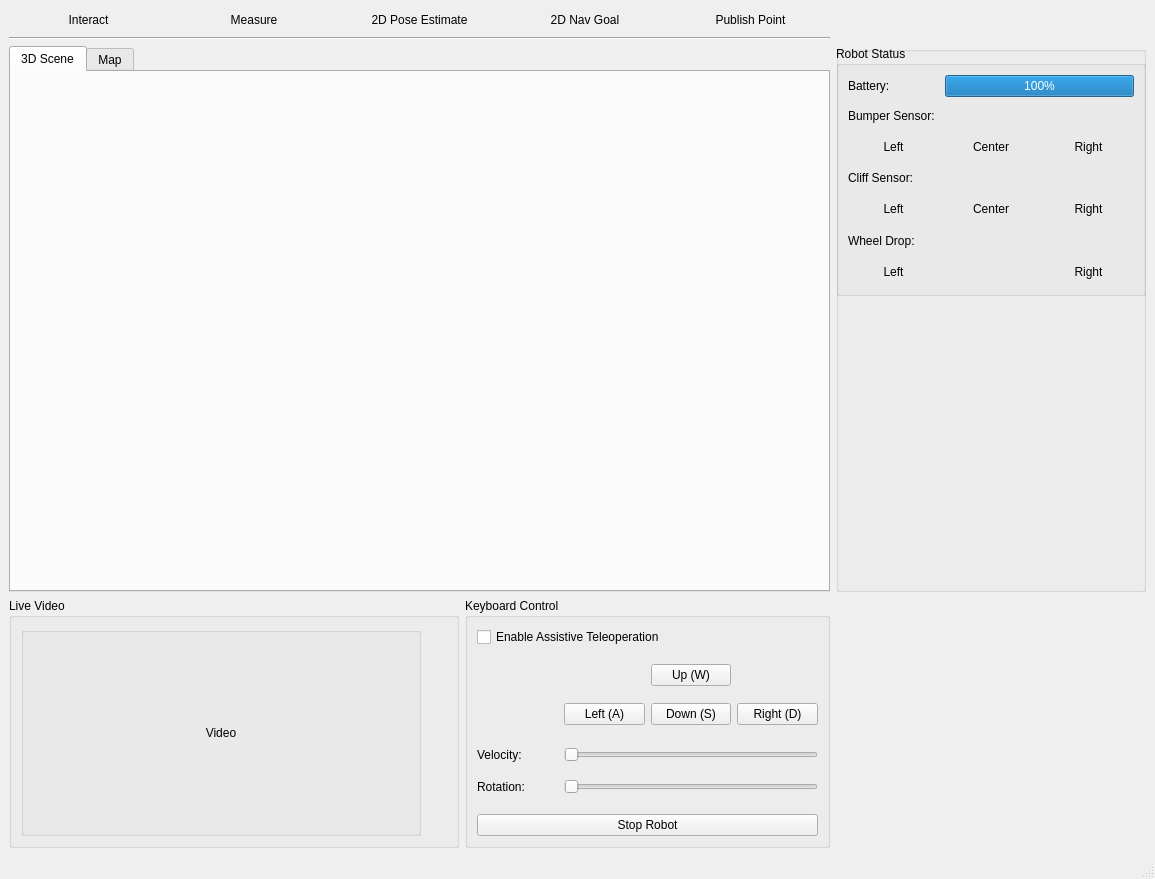
<?xml version="1.0" encoding="UTF-8"?>
<ui version="4.0">
 <class>FallRiskGUI</class>
 <widget class="QMainWindow" name="FallRiskGUI">
  <property name="geometry">
   <rect>
    <x>0</x>
    <y>0</y>
    <width>1155</width>
    <height>879</height>
   </rect>
  </property>
  <property name="windowTitle">
   <string>MainWindow</string>
  </property>
  <widget class="QWidget" name="centralwidget">
   <layout class="QGridLayout" name="gridLayout">
    <item row="0" column="0" colspan="2">
     <layout class="QHBoxLayout" name="horizontalLayout_2">
      <item>
       <widget class="QPushButton" name="btnRvizInteract">
        <property name="text">
         <string>Interact</string>
        </property>
        <property name="flat">
         <bool>true</bool>
        </property>
        <attribute name="buttonGroup">
         <string notr="true">btnGroupRvizTools</string>
        </attribute>
       </widget>
      </item>
      <item>
       <widget class="QPushButton" name="btnRvizMeasure">
        <property name="text">
         <string>Measure</string>
        </property>
        <property name="flat">
         <bool>true</bool>
        </property>
        <attribute name="buttonGroup">
         <string notr="true">btnGroupRvizTools</string>
        </attribute>
       </widget>
      </item>
      <item>
       <widget class="QPushButton" name="btnRvizPoseEstimate">
        <property name="text">
         <string>2D Pose Estimate</string>
        </property>
        <property name="flat">
         <bool>true</bool>
        </property>
        <attribute name="buttonGroup">
         <string notr="true">btnGroupRvizTools</string>
        </attribute>
       </widget>
      </item>
      <item>
       <widget class="QPushButton" name="btnRvizNavGoal">
        <property name="text">
         <string>2D Nav Goal</string>
        </property>
        <property name="flat">
         <bool>true</bool>
        </property>
        <attribute name="buttonGroup">
         <string notr="true">btnGroupRvizTools</string>
        </attribute>
       </widget>
      </item>
      <item>
       <widget class="QPushButton" name="btnRvizPublishPoint">
        <property name="text">
         <string>Publish Point</string>
        </property>
        <property name="flat">
         <bool>true</bool>
        </property>
        <attribute name="buttonGroup">
         <string notr="true">btnGroupRvizTools</string>
        </attribute>
       </widget>
      </item>
     </layout>
    </item>
    <item row="1" column="0" colspan="2">
     <widget class="Line" name="line_2">
      <property name="orientation">
       <enum>Qt::Horizontal</enum>
      </property>
     </widget>
    </item>
    <item row="3" column="0">
     <widget class="QGroupBox" name="gb_livevideo">
      <property name="minimumSize">
       <size>
        <width>450</width>
        <height>250</height>
       </size>
      </property>
      <property name="maximumSize">
       <size>
        <width>400</width>
        <height>600</height>
       </size>
      </property>
      <property name="title">
       <string>Live Video</string>
      </property>
      <layout class="QGridLayout" name="gridLayout_3">
       <item row="1" column="1" rowspan="2" colspan="2">
        <widget class="QGroupBox" name="groupBox">
         <property name="maximumSize">
          <size>
           <width>400</width>
           <height>16777215</height>
          </size>
         </property>
         <layout class="QGridLayout" name="livevideo_layout">
          <item row="0" column="0">
           <widget class="QLabel" name="liveVideoLabel">
            <property name="maximumSize">
             <size>
              <width>400</width>
              <height>16777215</height>
             </size>
            </property>
            <property name="text">
             <string>Video</string>
            </property>
            <property name="alignment">
             <set>Qt::AlignCenter</set>
            </property>
           </widget>
          </item>
         </layout>
        </widget>
       </item>
      </layout>
     </widget>
    </item>
    <item row="3" column="1">
     <widget class="QGroupBox" name="gb_keyctrl">
      <property name="maximumSize">
       <size>
        <width>365</width>
        <height>250</height>
       </size>
      </property>
      <property name="title">
       <string>Keyboard Control</string>
      </property>
      <layout class="QGridLayout" name="gridLayout_2">
       <item row="0" column="0">
        <widget class="QCheckBox" name="checkBox">
         <property name="text">
          <string>Enable Assistive Teleoperation</string>
         </property>
        </widget>
       </item>
       <item row="1" column="0">
        <layout class="QGridLayout" name="gridLayout_5">
         <item row="1" column="4">
          <widget class="QPushButton" name="btnRight">
           <property name="text">
            <string>Right (D)</string>
           </property>
          </widget>
         </item>
         <item row="1" column="3">
          <widget class="QPushButton" name="btnDown">
           <property name="text">
            <string>Down (S)</string>
           </property>
          </widget>
         </item>
         <item row="0" column="3">
          <widget class="QPushButton" name="btnUp">
           <property name="text">
            <string>Up (W)</string>
           </property>
          </widget>
         </item>
         <item row="1" column="2">
          <widget class="QPushButton" name="btnLeft">
           <property name="text">
            <string>Left (A)</string>
           </property>
          </widget>
         </item>
         <item row="3" column="2" colspan="3">
          <widget class="QSlider" name="sliderLinearVel">
           <property name="minimum">
            <number>0</number>
           </property>
           <property name="maximum">
            <number>100</number>
           </property>
           <property name="orientation">
            <enum>Qt::Horizontal</enum>
           </property>
          </widget>
         </item>
         <item row="4" column="2" colspan="3">
          <widget class="QSlider" name="sliderAngularVel">
           <property name="minimum">
            <number>0</number>
           </property>
           <property name="maximum">
            <number>100</number>
           </property>
           <property name="orientation">
            <enum>Qt::Horizontal</enum>
           </property>
          </widget>
         </item>
         <item row="3" column="0">
          <widget class="QLabel" name="label">
           <property name="text">
            <string>Velocity:</string>
           </property>
          </widget>
         </item>
         <item row="4" column="0">
          <widget class="QLabel" name="label_2">
           <property name="text">
            <string>Rotation:</string>
           </property>
          </widget>
         </item>
         <item row="2" column="2" colspan="3">
          <spacer name="horizontalSpacer">
           <property name="orientation">
            <enum>Qt::Horizontal</enum>
           </property>
           <property name="sizeHint" stdset="0">
            <size>
             <width>40</width>
             <height>5</height>
            </size>
           </property>
          </spacer>
         </item>
        </layout>
       </item>
       <item row="2" column="0">
        <widget class="QPushButton" name="pushButton_4">
         <property name="styleSheet">
          <string notr="true"/>
         </property>
         <property name="text">
          <string>Stop Robot</string>
         </property>
        </widget>
       </item>
      </layout>
     </widget>
    </item>
    <item row="2" column="0" colspan="2">
     <widget class="QTabWidget" name="tab_display">
      <property name="currentIndex">
       <number>0</number>
      </property>
      <widget class="QWidget" name="tab_3dscene">
       <attribute name="title">
        <string>3D Scene</string>
       </attribute>
       <layout class="QVBoxLayout" name="verticalLayout">
        <item>
         <layout class="QHBoxLayout" name="display3d_layout"/>
        </item>
       </layout>
      </widget>
      <widget class="QWidget" name="tab_map">
       <attribute name="title">
        <string>Map</string>
       </attribute>
       <layout class="QHBoxLayout" name="horizontalLayout">
        <item>
         <layout class="QGridLayout" name="map_layout"/>
        </item>
       </layout>
      </widget>
     </widget>
    </item>
    <item row="2" column="2">
     <widget class="QGroupBox" name="groupBox">
      <property name="maximumSize">
       <size>
        <width>310</width>
        <height>16777215</height>
       </size>
      </property>
      <property name="title">
       <string/>
      </property>
      <widget class="QGroupBox" name="gb_robotstatus">
       <property name="geometry">
        <rect>
         <x>0</x>
         <y>0</y>
         <width>310</width>
         <height>250</height>
        </rect>
       </property>
       <property name="maximumSize">
        <size>
         <width>310</width>
         <height>250</height>
        </size>
       </property>
       <property name="title">
        <string>Robot Status</string>
       </property>
       <layout class="QGridLayout" name="gridLayout_4">
        <item row="5" column="0" colspan="3">
         <widget class="QLabel" name="label_6">
          <property name="text">
           <string>Wheel Drop:</string>
          </property>
         </widget>
        </item>
        <item row="2" column="2">
         <widget class="QLabel" name="lbBumperRight">
          <property name="text">
           <string>Right</string>
          </property>
          <property name="alignment">
           <set>Qt::AlignCenter</set>
          </property>
         </widget>
        </item>
        <item row="2" column="1">
         <widget class="QLabel" name="lbBumperCenter">
          <property name="text">
           <string>Center</string>
          </property>
          <property name="alignment">
           <set>Qt::AlignCenter</set>
          </property>
         </widget>
        </item>
        <item row="4" column="1">
         <widget class="QLabel" name="lbCliffCenter">
          <property name="text">
           <string>Center</string>
          </property>
          <property name="alignment">
           <set>Qt::AlignCenter</set>
          </property>
         </widget>
        </item>
        <item row="1" column="0" colspan="3">
         <widget class="QLabel" name="label_8">
          <property name="text">
           <string>Bumper Sensor:</string>
          </property>
         </widget>
        </item>
        <item row="6" column="0">
         <widget class="QLabel" name="lbWheelLeft">
          <property name="text">
           <string>Left</string>
          </property>
          <property name="alignment">
           <set>Qt::AlignCenter</set>
          </property>
         </widget>
        </item>
        <item row="6" column="2">
         <widget class="QLabel" name="lbWheelRight">
          <property name="text">
           <string>Right</string>
          </property>
          <property name="alignment">
           <set>Qt::AlignCenter</set>
          </property>
         </widget>
        </item>
        <item row="4" column="0">
         <widget class="QLabel" name="lbCliffLeft">
          <property name="text">
           <string>Left</string>
          </property>
          <property name="alignment">
           <set>Qt::AlignCenter</set>
          </property>
         </widget>
        </item>
        <item row="0" column="1" colspan="2">
         <widget class="QProgressBar" name="pbBaseBattery">
          <property name="value">
           <number>100</number>
          </property>
         </widget>
        </item>
        <item row="4" column="2">
         <widget class="QLabel" name="lbCliffRight">
          <property name="text">
           <string>Right</string>
          </property>
          <property name="alignment">
           <set>Qt::AlignCenter</set>
          </property>
         </widget>
        </item>
        <item row="3" column="0" colspan="3">
         <widget class="QLabel" name="label_9">
          <property name="text">
           <string>Cliff Sensor:</string>
          </property>
         </widget>
        </item>
        <item row="2" column="0">
         <widget class="QLabel" name="lbBumperLeft">
          <property name="text">
           <string>Left</string>
          </property>
          <property name="alignment">
           <set>Qt::AlignCenter</set>
          </property>
         </widget>
        </item>
        <item row="0" column="0">
         <widget class="QLabel" name="label_7">
          <property name="text">
           <string>Battery:</string>
          </property>
         </widget>
        </item>
       </layout>
      </widget>
     </widget>
    </item>
   </layout>
  </widget>
  <widget class="QMenuBar" name="menubar">
   <property name="geometry">
    <rect>
     <x>0</x>
     <y>0</y>
     <width>1155</width>
     <height>25</height>
    </rect>
   </property>
  </widget>
  <widget class="QStatusBar" name="statusbar"/>
 </widget>
 <resources/>
 <connections/>
 <buttongroups>
  <buttongroup name="btnGroupRvizTools"/>
 </buttongroups>
</ui>
